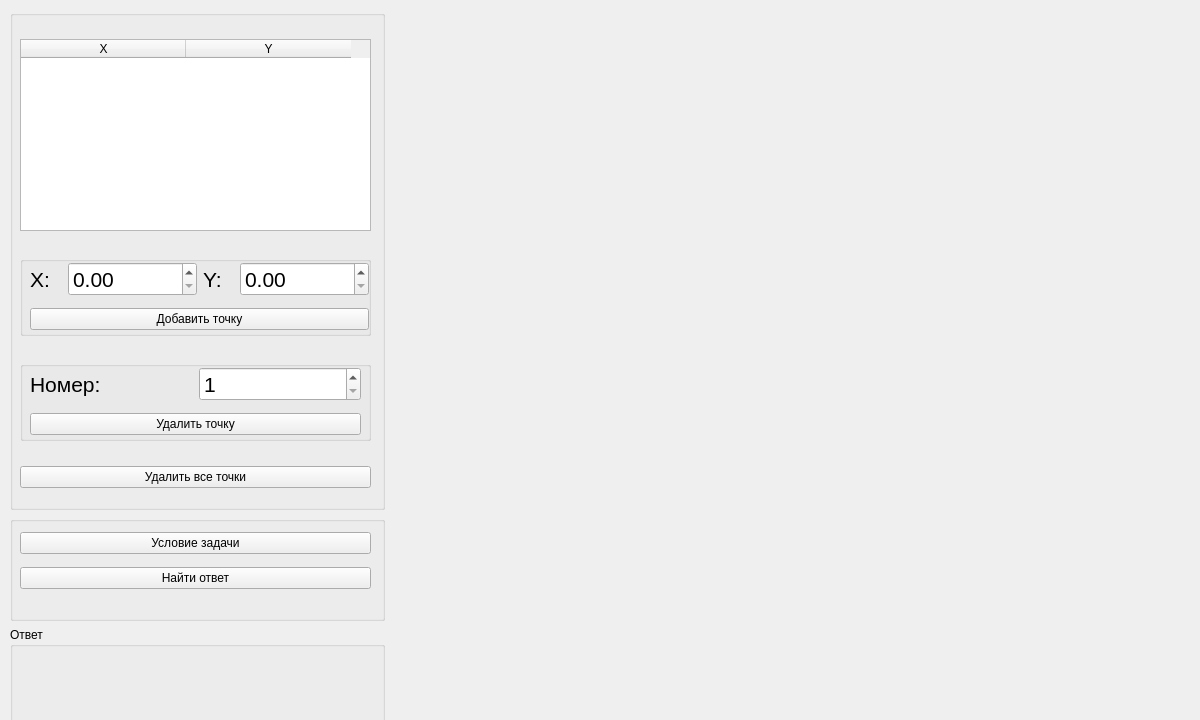
<?xml version="1.0" encoding="UTF-8"?>
<ui version="4.0">
 <class>MainWindow</class>
 <widget class="QMainWindow" name="MainWindow">
  <property name="geometry">
   <rect>
    <x>0</x>
    <y>0</y>
    <width>1200</width>
    <height>720</height>
   </rect>
  </property>
  <property name="windowTitle">
   <string>Lab_01</string>
  </property>
  <widget class="QWidget" name="centralwidget">
   <widget class="QWidget" name="horizontalLayoutWidget">
    <property name="geometry">
     <rect>
      <x>10</x>
      <y>10</y>
      <width>1181</width>
      <height>731</height>
     </rect>
    </property>
    <layout class="QHBoxLayout" name="horizontalLayout">
     <property name="sizeConstraint">
      <enum>QLayout::SetMaximumSize</enum>
     </property>
     <property name="bottomMargin">
      <number>10</number>
     </property>
     <item>
      <layout class="QVBoxLayout" name="verticalLayout_2">
       <item>
        <widget class="QGroupBox" name="groupBox">
         <property name="sizePolicy">
          <sizepolicy hsizetype="Preferred" vsizetype="Minimum">
           <horstretch>0</horstretch>
           <verstretch>0</verstretch>
          </sizepolicy>
         </property>
         <property name="minimumSize">
          <size>
           <width>0</width>
           <height>500</height>
          </size>
         </property>
         <property name="maximumSize">
          <size>
           <width>16777215</width>
           <height>16777215</height>
          </size>
         </property>
         <property name="title">
          <string/>
         </property>
         <widget class="QWidget" name="verticalLayoutWidget_2">
          <property name="geometry">
           <rect>
            <x>10</x>
            <y>10</y>
            <width>351</width>
            <height>491</height>
           </rect>
          </property>
          <layout class="QVBoxLayout" name="verticalLayout_3" stretch="0,0,0,0">
           <property name="spacing">
            <number>-1</number>
           </property>
           <property name="sizeConstraint">
            <enum>QLayout::SetDefaultConstraint</enum>
           </property>
           <item>
            <widget class="QTableWidget" name="table_points">
             <property name="enabled">
              <bool>true</bool>
             </property>
             <property name="sizePolicy">
              <sizepolicy hsizetype="Expanding" vsizetype="Maximum">
               <horstretch>0</horstretch>
               <verstretch>0</verstretch>
              </sizepolicy>
             </property>
             <property name="editTriggers">
              <set>QAbstractItemView::DoubleClicked|QAbstractItemView::EditKeyPressed</set>
             </property>
             <property name="tabKeyNavigation">
              <bool>false</bool>
             </property>
             <property name="showDropIndicator" stdset="0">
              <bool>true</bool>
             </property>
             <property name="dragDropOverwriteMode">
              <bool>false</bool>
             </property>
             <property name="rowCount">
              <number>0</number>
             </property>
             <property name="columnCount">
              <number>2</number>
             </property>
             <attribute name="horizontalHeaderCascadingSectionResizes">
              <bool>false</bool>
             </attribute>
             <attribute name="horizontalHeaderMinimumSectionSize">
              <number>30</number>
             </attribute>
             <attribute name="horizontalHeaderDefaultSectionSize">
              <number>165</number>
             </attribute>
             <attribute name="verticalHeaderVisible">
              <bool>true</bool>
             </attribute>
             <attribute name="verticalHeaderDefaultSectionSize">
              <number>30</number>
             </attribute>
             <column>
              <property name="text">
               <string>X</string>
              </property>
             </column>
             <column>
              <property name="text">
               <string>Y</string>
              </property>
             </column>
            </widget>
           </item>
           <item>
            <widget class="QGroupBox" name="groupBox_2">
             <property name="maximumSize">
              <size>
               <width>16777215</width>
               <height>80</height>
              </size>
             </property>
             <property name="title">
              <string/>
             </property>
             <widget class="QWidget" name="verticalLayoutWidget">
              <property name="geometry">
               <rect>
                <x>10</x>
                <y>0</y>
                <width>339</width>
                <height>80</height>
               </rect>
              </property>
              <layout class="QVBoxLayout" name="verticalLayout">
               <item>
                <layout class="QHBoxLayout" name="horizontalLayout_2">
                 <item>
                  <layout class="QHBoxLayout" name="horizontalLayout_3">
                   <item>
                    <widget class="QLabel" name="label">
                     <property name="font">
                      <font>
                       <pointsize>16</pointsize>
                      </font>
                     </property>
                     <property name="text">
                      <string>X:</string>
                     </property>
                    </widget>
                   </item>
                   <item>
                    <widget class="QDoubleSpinBox" name="input_X">
                     <property name="font">
                      <font>
                       <pointsize>16</pointsize>
                      </font>
                     </property>
                     <property name="maximum">
                      <double>9999999999.000000000000000</double>
                     </property>
                    </widget>
                   </item>
                  </layout>
                 </item>
                 <item>
                  <layout class="QHBoxLayout" name="horizontalLayout_4">
                   <item>
                    <widget class="QLabel" name="label_2">
                     <property name="font">
                      <font>
                       <pointsize>16</pointsize>
                      </font>
                     </property>
                     <property name="text">
                      <string>Y:</string>
                     </property>
                    </widget>
                   </item>
                   <item>
                    <widget class="QDoubleSpinBox" name="input_Y">
                     <property name="font">
                      <font>
                       <pointsize>16</pointsize>
                      </font>
                     </property>
                     <property name="maximum">
                      <double>9999999999.000000000000000</double>
                     </property>
                    </widget>
                   </item>
                  </layout>
                 </item>
                </layout>
               </item>
               <item>
                <widget class="QPushButton" name="btn_add_point">
                 <property name="text">
                  <string>Добавить точку</string>
                 </property>
                </widget>
               </item>
              </layout>
             </widget>
            </widget>
           </item>
           <item>
            <widget class="QGroupBox" name="groupBox_4">
             <property name="maximumSize">
              <size>
               <width>16777215</width>
               <height>80</height>
              </size>
             </property>
             <property name="title">
              <string/>
             </property>
             <widget class="QWidget" name="verticalLayoutWidget_3">
              <property name="geometry">
               <rect>
                <x>10</x>
                <y>0</y>
                <width>331</width>
                <height>80</height>
               </rect>
              </property>
              <layout class="QVBoxLayout" name="verticalLayout_4">
               <item>
                <layout class="QHBoxLayout" name="horizontalLayout_5">
                 <item>
                  <layout class="QHBoxLayout" name="horizontalLayout_7">
                   <item>
                    <widget class="QLabel" name="label_3">
                     <property name="font">
                      <font>
                       <pointsize>16</pointsize>
                      </font>
                     </property>
                     <property name="text">
                      <string>Номер:</string>
                     </property>
                    </widget>
                   </item>
                   <item>
                    <widget class="QSpinBox" name="input_index">
                     <property name="font">
                      <font>
                       <pointsize>16</pointsize>
                      </font>
                     </property>
                     <property name="minimum">
                      <number>1</number>
                     </property>
                     <property name="maximum">
                      <number>999999999</number>
                     </property>
                    </widget>
                   </item>
                  </layout>
                 </item>
                </layout>
               </item>
               <item>
                <widget class="QPushButton" name="btn_del_point">
                 <property name="text">
                  <string>Удалить точку</string>
                 </property>
                </widget>
               </item>
              </layout>
             </widget>
            </widget>
           </item>
           <item>
            <widget class="QPushButton" name="btn_del_points">
             <property name="text">
              <string>Удалить все точки</string>
             </property>
            </widget>
           </item>
          </layout>
         </widget>
        </widget>
       </item>
       <item>
        <widget class="QGroupBox" name="groupBox_5">
         <property name="title">
          <string/>
         </property>
         <widget class="QWidget" name="verticalLayoutWidget_4">
          <property name="geometry">
           <rect>
            <x>10</x>
            <y>9</y>
            <width>351</width>
            <height>71</height>
           </rect>
          </property>
          <layout class="QVBoxLayout" name="verticalLayout_5">
           <item>
            <widget class="QPushButton" name="btn_task">
             <property name="text">
              <string>Условие задачи</string>
             </property>
            </widget>
           </item>
           <item>
            <widget class="QPushButton" name="btn_get_result">
             <property name="text">
              <string>Найти ответ</string>
             </property>
            </widget>
           </item>
          </layout>
         </widget>
        </widget>
       </item>
       <item>
        <widget class="QGroupBox" name="groupBox_3">
         <property name="maximumSize">
          <size>
           <width>16777215</width>
           <height>120</height>
          </size>
         </property>
         <property name="title">
          <string>Ответ</string>
         </property>
         <widget class="QLabel" name="lable_answer">
          <property name="geometry">
           <rect>
            <x>7</x>
            <y>25</y>
            <width>351</width>
            <height>61</height>
           </rect>
          </property>
          <property name="text">
           <string/>
          </property>
          <property name="alignment">
           <set>Qt::AlignLeading|Qt::AlignLeft|Qt::AlignTop</set>
          </property>
         </widget>
        </widget>
       </item>
      </layout>
     </item>
     <item>
      <widget class="QLabel" name="graphic_lable">
       <property name="sizePolicy">
        <sizepolicy hsizetype="Minimum" vsizetype="MinimumExpanding">
         <horstretch>0</horstretch>
         <verstretch>0</verstretch>
        </sizepolicy>
       </property>
       <property name="minimumSize">
        <size>
         <width>800</width>
         <height>690</height>
        </size>
       </property>
       <property name="text">
        <string/>
       </property>
      </widget>
     </item>
    </layout>
   </widget>
  </widget>
 </widget>
 <resources/>
 <connections/>
</ui>
